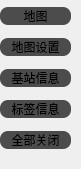
       <widget class="QWidget" name="page_4">
        <property name="geometry">
         <rect>
          <x>0</x>
          <y>0</y>
          <width>81</width>
          <height>169</height>
         </rect>
        </property>
        <attribute name="label">
         <string> 地图管理</string>
        </attribute>
        <widget class="QWidget" name="layoutWidget">
         <property name="geometry">
          <rect>
           <x>0</x>
           <y>0</y>
           <width>71</width>
           <height>161</height>
          </rect>
         </property>
         <layout class="QVBoxLayout" name="verticalLayout">
          <item>
           <widget class="QPushButton" name="pushButton_33">
            <property name="font">
             <font>
              <family>微软雅黑</family>
              <pointsize>9</pointsize>
              <weight>50</weight>
              <italic>false</italic>
              <bold>false</bold>
             </font>
            </property>
            <property name="styleSheet">
             <string notr="true">QPushButton{ 
background-color: rgb(76, 76, 76);
	font: 9pt &quot;微软雅黑&quot;;
border-radius: 8px;
border-style: outset;
}
QPushButton:hover{
background-color:rgb(117, 117, 117);
}
QPushButton:pressed{
background-color: rgb(35, 35, 35);
}
</string>
            </property>
            <property name="text">
             <string>地图</string>
            </property>
            <property name="autoDefault">
             <bool>false</bool>
            </property>
            <property name="default">
             <bool>false</bool>
            </property>
            <property name="flat">
             <bool>true</bool>
            </property>
           </widget>
          </item>
          <item>
           <widget class="QPushButton" name="pushButton">
            <property name="font">
             <font>
              <family>微软雅黑</family>
              <pointsize>9</pointsize>
              <weight>50</weight>
              <italic>false</italic>
              <bold>false</bold>
             </font>
            </property>
            <property name="styleSheet">
             <string notr="true">QPushButton{ 
background-color: rgb(76, 76, 76);
	font: 9pt &quot;微软雅黑&quot;;
border-radius: 8px;
border-style: outset;
}
QPushButton:hover{
background-color:rgb(117, 117, 117);
}
QPushButton:pressed{
background-color: rgb(35, 35, 35);
}</string>
            </property>
            <property name="text">
             <string>地图设置</string>
            </property>
            <property name="flat">
             <bool>true</bool>
            </property>
           </widget>
          </item>
          <item>
           <widget class="QPushButton" name="pushButton_2">
            <property name="font">
             <font>
              <family>微软雅黑</family>
              <pointsize>9</pointsize>
              <weight>50</weight>
              <italic>false</italic>
              <bold>false</bold>
             </font>
            </property>
            <property name="styleSheet">
             <string notr="true">QPushButton{ 
background-color: rgb(76, 76, 76);
	font: 9pt &quot;微软雅黑&quot;;
border-radius: 8px;
border-style: outset;
}
QPushButton:hover{
background-color:rgb(117, 117, 117);
}
QPushButton:pressed{
background-color: rgb(35, 35, 35);
}
</string>
            </property>
            <property name="text">
             <string>基站信息</string>
            </property>
            <property name="flat">
             <bool>true</bool>
            </property>
           </widget>
          </item>
          <item>
           <widget class="QPushButton" name="pushButton_3">
            <property name="styleSheet">
             <string notr="true">QPushButton{ 
background-color: rgb(76, 76, 76);
	font: 9pt &quot;微软雅黑&quot;;
border-radius: 8px;
border-style: outset;
}
QPushButton:hover{
background-color:rgb(117, 117, 117);
}
QPushButton:pressed{
background-color: rgb(35, 35, 35);
}</string>
            </property>
            <property name="text">
             <string>标签信息</string>
            </property>
            <property name="flat">
             <bool>true</bool>
            </property>
           </widget>
          </item>
          <item>
           <widget class="QPushButton" name="pushButton_5">
            <property name="styleSheet">
             <string notr="true">QPushButton{ 
background-color: rgb(76, 76, 76);
	font: 9pt &quot;微软雅黑&quot;;
border-radius: 8px;
border-style: outset;
}
QPushButton:hover{
background-color:rgb(117, 117, 117);
}
QPushButton:pressed{
background-color: rgb(35, 35, 35);
}
</string>
            </property>
            <property name="text">
             <string>全部关闭</string>
            </property>
            <property name="flat">
             <bool>true</bool>
            </property>
           </widget>
          </item>
         </layout>
        </widget>
       </widget>
